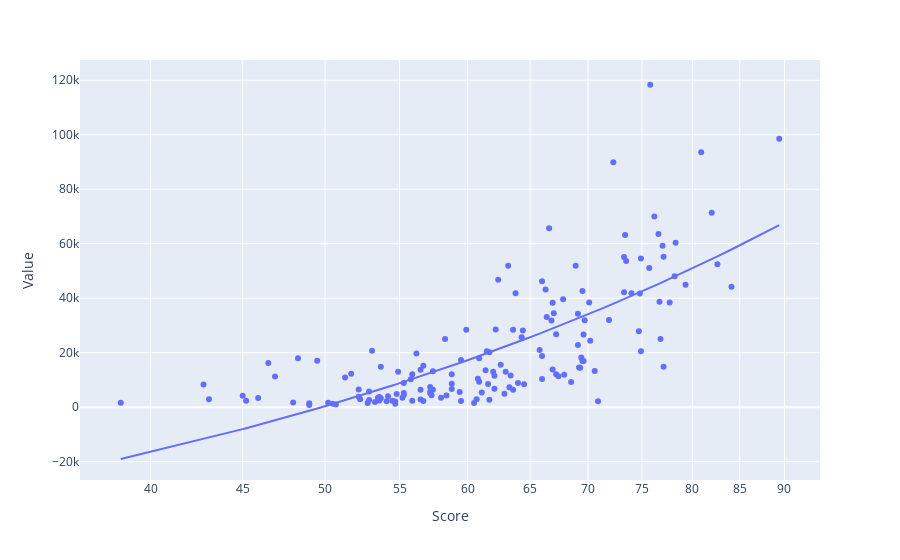

Notebook source saved alongside this figure:
### Markdown cell above
# Preferred Approach

Just add a trendline argument to the code we've already been using.

### Code cell
fig = px.scatter(merged_data, x="Score", y="Value", trendline="ols", 
                 log_x=True, hover_data=["Country", "Score"])

fig.show()

### Figure 1 — Plotly figure (JSON) as saved in the notebook; plotly's stock layout.template omitted (floating-point values rounded to 4 significant figures; data arrays with more than 128 entries replaced by an {"elided": "..."} marker saying what was removed)
{"data": [{"customdata": {"elided": "157x1 str values"}, "hovertemplate": "Score=%{x}<br>Value=%{y}<br>Country=%{customdata[0]}<extra></extra>", "legendgroup": "", "marker": {"color": "#636efa", "symbol": "circle"}, "mode": "markers", "name": "", "orientation": "v", "showlegend": false, "type": "scatter", "x": {"elided": "157 float values"}, "xaxis": "x", "y": {"elided": "157 float values"}, "yaxis": "y"}, {"hovertemplate": "<b>OLS trendline</b><br>Value = 1686.13 * Score + -83919.2<br>R<sup>2</sup>=0.542176<br><br>Score=%{x}<br>Value=%{y} <b>(trend)</b><extra></extra>", "legendgroup": "", "marker": {"color": "#636efa", "symbol": "circle"}, "mode": "lines", "name": "", "showlegend": false, "type": "scatter", "x": {"elided": "157 float values"}, "xaxis": "x", "y": {"elided": "157 float values"}, "yaxis": "y"}], "layout": {"legend": {"tracegroupgap": 0}, "margin": {"t": 60}, "xaxis": {"anchor": "y", "domain": [0, 1], "title": {"text": "Score"}, "type": "log"}, "yaxis": {"anchor": "x", "domain": [0, 1], "title": {"text": "Value"}}}}
